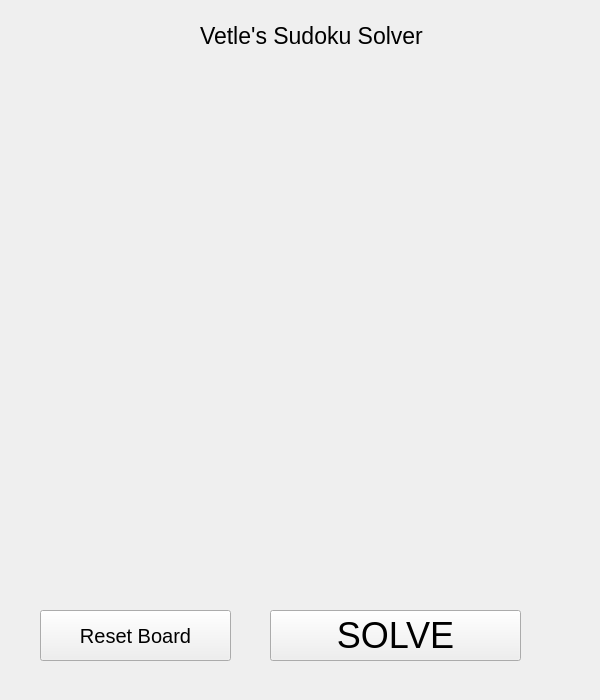
<?xml version="1.0" encoding="UTF-8"?>
<ui version="4.0">
 <class>SudokuClass</class>
 <widget class="QMainWindow" name="SudokuClass">
  <property name="geometry">
   <rect>
    <x>0</x>
    <y>0</y>
    <width>600</width>
    <height>700</height>
   </rect>
  </property>
  <property name="minimumSize">
   <size>
    <width>600</width>
    <height>700</height>
   </size>
  </property>
  <property name="maximumSize">
   <size>
    <width>600</width>
    <height>700</height>
   </size>
  </property>
  <property name="windowTitle">
   <string>Sudoku</string>
  </property>
  <widget class="QWidget" name="centralWidget">
   <property name="minimumSize">
    <size>
     <width>1000</width>
     <height>1200</height>
    </size>
   </property>
   <property name="maximumSize">
    <size>
     <width>1000</width>
     <height>1200</height>
    </size>
   </property>
   <widget class="QLabel" name="label">
    <property name="geometry">
     <rect>
      <x>200</x>
      <y>20</y>
      <width>231</width>
      <height>31</height>
     </rect>
    </property>
    <property name="font">
     <font>
      <pointsize>17</pointsize>
     </font>
    </property>
    <property name="text">
     <string>Vetle's Sudoku Solver</string>
    </property>
   </widget>
   <widget class="QPushButton" name="buttonSolve">
    <property name="geometry">
     <rect>
      <x>270</x>
      <y>610</y>
      <width>251</width>
      <height>51</height>
     </rect>
    </property>
    <property name="font">
     <font>
      <pointsize>27</pointsize>
     </font>
    </property>
    <property name="text">
     <string>SOLVE</string>
    </property>
   </widget>
   <widget class="QWidget" name="gridLayoutWidget">
    <property name="geometry">
     <rect>
      <x>40</x>
      <y>70</y>
      <width>521</width>
      <height>511</height>
     </rect>
    </property>
    <layout class="QGridLayout" name="gridLayout"/>
   </widget>
   <widget class="QPushButton" name="buttonReset">
    <property name="geometry">
     <rect>
      <x>40</x>
      <y>610</y>
      <width>191</width>
      <height>51</height>
     </rect>
    </property>
    <property name="font">
     <font>
      <pointsize>15</pointsize>
     </font>
    </property>
    <property name="text">
     <string>Reset Board</string>
    </property>
   </widget>
  </widget>
 </widget>
 <layoutdefault spacing="6" margin="11"/>
 <resources>
  <include location="Sudoku.qrc"/>
 </resources>
 <connections/>
</ui>
